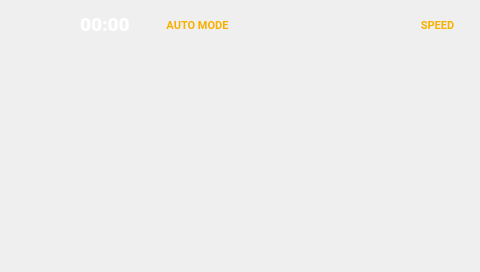
<?xml version="1.0" encoding="UTF-8"?>
<ui version="4.0">
 <class>MainWindow</class>
 <widget class="QMainWindow" name="MainWindow">
  <property name="geometry">
   <rect>
    <x>0</x>
    <y>0</y>
    <width>480</width>
    <height>272</height>
   </rect>
  </property>
  <property name="sizePolicy">
   <sizepolicy hsizetype="Fixed" vsizetype="Fixed">
    <horstretch>0</horstretch>
    <verstretch>0</verstretch>
   </sizepolicy>
  </property>
  <property name="windowTitle">
   <string notr="true">MainWindow</string>
  </property>
  <widget class="QWidget" name="centralwidget">
   <widget class="QWidget" name="title" native="true">
    <property name="geometry">
     <rect>
      <x>0</x>
      <y>0</y>
      <width>480</width>
      <height>49</height>
     </rect>
    </property>
    <property name="sizePolicy">
     <sizepolicy hsizetype="Fixed" vsizetype="Fixed">
      <horstretch>0</horstretch>
      <verstretch>0</verstretch>
     </sizepolicy>
    </property>
    <property name="font">
     <font>
      <pointsize>1</pointsize>
     </font>
    </property>
    <property name="styleSheet">
     <string notr="true">background-image: url(:/title_background/png/title/rectangle.png);</string>
    </property>
    <property name="inputMethodHints">
     <set>Qt::ImhNone</set>
    </property>
    <layout class="QGridLayout" name="gridLayout">
     <property name="rightMargin">
      <number>5</number>
     </property>
     <property name="horizontalSpacing">
      <number>5</number>
     </property>
     <item row="0" column="6">
      <widget class="MyToolButton" name="volume">
       <property name="enabled">
        <bool>true</bool>
       </property>
       <property name="styleSheet">
        <string notr="true">QToolButton{background-color: transparent; border:0; color : white}</string>
       </property>
       <property name="inputMethodHints">
        <set>Qt::ImhNone</set>
       </property>
       <property name="icon">
        <iconset>
         <activeoff>:/sound/png/title/spot-icons-sound-inactive.png</activeoff>
         <activeon>:/sound/png/title/spot-icons-sound-active.png</activeon>
        </iconset>
       </property>
       <property name="iconSize">
        <size>
         <width>24</width>
         <height>18</height>
        </size>
       </property>
       <property name="checkable">
        <bool>true</bool>
       </property>
       <property name="popupMode">
        <enum>QToolButton::InstantPopup</enum>
       </property>
       <property name="toolButtonStyle">
        <enum>Qt::ToolButtonIconOnly</enum>
       </property>
      </widget>
     </item>
     <item row="0" column="4">
      <widget class="MyToolButton" name="wifi">
       <property name="enabled">
        <bool>true</bool>
       </property>
       <property name="styleSheet">
        <string notr="true">QToolButton{background-color: transparent; border:0; color : white}</string>
       </property>
       <property name="inputMethodHints">
        <set>Qt::ImhNone</set>
       </property>
       <property name="icon">
        <iconset>
         <activeoff>:/wifi/png/title/spot-icons-wifi-inactive.png</activeoff>
         <activeon>:/wifi/png/title/spot-icons-wifi-active.png</activeon>
        </iconset>
       </property>
       <property name="iconSize">
        <size>
         <width>24</width>
         <height>18</height>
        </size>
       </property>
       <property name="checkable">
        <bool>true</bool>
       </property>
       <property name="popupMode">
        <enum>QToolButton::InstantPopup</enum>
       </property>
       <property name="toolButtonStyle">
        <enum>Qt::ToolButtonIconOnly</enum>
       </property>
      </widget>
     </item>
     <item row="0" column="0">
      <widget class="QLabel" name="logo">
       <property name="text">
        <string/>
       </property>
       <property name="pixmap">
        <pixmap resource="title.qrc">:/logo/png/title/logo.png</pixmap>
       </property>
       <property name="scaledContents">
        <bool>true</bool>
       </property>
      </widget>
     </item>
     <item row="0" column="10">
      <widget class="QToolButton" name="test_mode">
       <property name="enabled">
        <bool>true</bool>
       </property>
       <property name="sizePolicy">
        <sizepolicy hsizetype="Preferred" vsizetype="Preferred">
         <horstretch>0</horstretch>
         <verstretch>0</verstretch>
        </sizepolicy>
       </property>
       <property name="font">
        <font>
         <family>Roboto</family>
         <pointsize>8</pointsize>
         <weight>75</weight>
         <bold>true</bold>
         <kerning>false</kerning>
        </font>
       </property>
       <property name="styleSheet">
        <string notr="true">QToolButton{background-color: transparent; border:0; color : rgb(248,176,0)}</string>
       </property>
       <property name="inputMethodHints">
        <set>Qt::ImhNone</set>
       </property>
       <property name="text">
        <string>SPEED</string>
       </property>
       <property name="iconSize">
        <size>
         <width>24</width>
         <height>18</height>
        </size>
       </property>
       <property name="checkable">
        <bool>true</bool>
       </property>
       <property name="checked">
        <bool>false</bool>
       </property>
       <property name="popupMode">
        <enum>QToolButton::InstantPopup</enum>
       </property>
       <property name="toolButtonStyle">
        <enum>Qt::ToolButtonIconOnly</enum>
       </property>
      </widget>
     </item>
     <item row="0" column="3">
      <widget class="MyToolButton" name="help">
       <property name="enabled">
        <bool>true</bool>
       </property>
       <property name="font">
        <font>
         <kerning>true</kerning>
        </font>
       </property>
       <property name="styleSheet">
        <string notr="true">QToolButton{background-color: transparent; border:0; color : white}</string>
       </property>
       <property name="inputMethodHints">
        <set>Qt::ImhNone</set>
       </property>
       <property name="icon">
        <iconset>
         <activeoff>:/help/png/title/spot-icons-help-inactive.png</activeoff>
         <activeon>:/help/png/title/spot-icons-help-active.png</activeon>
        </iconset>
       </property>
       <property name="iconSize">
        <size>
         <width>24</width>
         <height>18</height>
        </size>
       </property>
       <property name="checkable">
        <bool>true</bool>
       </property>
       <property name="popupMode">
        <enum>QToolButton::DelayedPopup</enum>
       </property>
       <property name="toolButtonStyle">
        <enum>Qt::ToolButtonIconOnly</enum>
       </property>
      </widget>
     </item>
     <item row="0" column="2">
      <widget class="QLabel" name="chip_mode">
       <property name="sizePolicy">
        <sizepolicy hsizetype="Minimum" vsizetype="Preferred">
         <horstretch>0</horstretch>
         <verstretch>0</verstretch>
        </sizepolicy>
       </property>
       <property name="minimumSize">
        <size>
         <width>45</width>
         <height>0</height>
        </size>
       </property>
       <property name="font">
        <font>
         <family>Roboto</family>
         <pointsize>8</pointsize>
         <weight>75</weight>
         <bold>true</bold>
        </font>
       </property>
       <property name="styleSheet">
        <string notr="true">QLabel{background-color: transparent; border:0; color : rgb(248,176,0)}</string>
       </property>
       <property name="text">
        <string>AUTO MODE</string>
       </property>
       <property name="alignment">
        <set>Qt::AlignCenter</set>
       </property>
       <property name="wordWrap">
        <bool>true</bool>
       </property>
      </widget>
     </item>
     <item row="0" column="9">
      <widget class="MyToolButton" name="profile_icon">
       <property name="enabled">
        <bool>true</bool>
       </property>
       <property name="styleSheet">
        <string notr="true">QToolButton{background-color: transparent; border:0; color : white}</string>
       </property>
       <property name="inputMethodHints">
        <set>Qt::ImhNone</set>
       </property>
       <property name="icon">
        <iconset>
         <activeoff>:/profile/png/title/spot-icons-profile-inactive.png</activeoff>
         <activeon>:/profile/png/title/spot-icons-profile-active.png</activeon>
        </iconset>
       </property>
       <property name="iconSize">
        <size>
         <width>24</width>
         <height>18</height>
        </size>
       </property>
       <property name="checkable">
        <bool>true</bool>
       </property>
       <property name="popupMode">
        <enum>QToolButton::InstantPopup</enum>
       </property>
       <property name="toolButtonStyle">
        <enum>Qt::ToolButtonIconOnly</enum>
       </property>
      </widget>
     </item>
     <item row="0" column="8">
      <widget class="MyToolButton" name="setting">
       <property name="enabled">
        <bool>true</bool>
       </property>
       <property name="styleSheet">
        <string notr="true">QToolButton{background-color: transparent; border:0; color : white}</string>
       </property>
       <property name="inputMethodHints">
        <set>Qt::ImhNone</set>
       </property>
       <property name="icon">
        <iconset>
         <activeoff>:/setting/png/title/spot-icons-settings-inactive.png</activeoff>
         <activeon>:/setting/png/title/spot-icons-settings-active.png</activeon>
        </iconset>
       </property>
       <property name="iconSize">
        <size>
         <width>24</width>
         <height>18</height>
        </size>
       </property>
       <property name="checkable">
        <bool>true</bool>
       </property>
       <property name="popupMode">
        <enum>QToolButton::InstantPopup</enum>
       </property>
       <property name="toolButtonStyle">
        <enum>Qt::ToolButtonIconOnly</enum>
       </property>
      </widget>
     </item>
     <item row="0" column="1">
      <widget class="QLabel" name="time_label">
       <property name="font">
        <font>
         <family>Roboto Black</family>
         <pointsize>14</pointsize>
        </font>
       </property>
       <property name="styleSheet">
        <string notr="true">.QLabel{background-color: transparent; border:0; color :white}</string>
       </property>
       <property name="text">
        <string notr="true">00:00</string>
       </property>
      </widget>
     </item>
    </layout>
   </widget>
   <widget class="MyStackedWidget" name="slot_1">
    <property name="geometry">
     <rect>
      <x>0</x>
      <y>49</y>
      <width>96</width>
      <height>224</height>
     </rect>
    </property>
    <property name="sizePolicy">
     <sizepolicy hsizetype="Fixed" vsizetype="Fixed">
      <horstretch>0</horstretch>
      <verstretch>0</verstretch>
     </sizepolicy>
    </property>
    <property name="styleSheet">
     <string notr="true"/>
    </property>
    <property name="currentIndex">
     <number>-1</number>
    </property>
   </widget>
   <widget class="MyStackedWidget" name="slot_2">
    <property name="geometry">
     <rect>
      <x>96</x>
      <y>49</y>
      <width>96</width>
      <height>224</height>
     </rect>
    </property>
    <property name="sizePolicy">
     <sizepolicy hsizetype="Fixed" vsizetype="Fixed">
      <horstretch>0</horstretch>
      <verstretch>0</verstretch>
     </sizepolicy>
    </property>
    <property name="styleSheet">
     <string notr="true"/>
    </property>
    <property name="currentIndex">
     <number>-1</number>
    </property>
   </widget>
   <widget class="MyStackedWidget" name="slot_3">
    <property name="geometry">
     <rect>
      <x>192</x>
      <y>49</y>
      <width>96</width>
      <height>224</height>
     </rect>
    </property>
    <property name="sizePolicy">
     <sizepolicy hsizetype="Fixed" vsizetype="Fixed">
      <horstretch>0</horstretch>
      <verstretch>0</verstretch>
     </sizepolicy>
    </property>
    <property name="styleSheet">
     <string notr="true"/>
    </property>
    <property name="currentIndex">
     <number>-1</number>
    </property>
   </widget>
   <widget class="MyStackedWidget" name="slot_4">
    <property name="geometry">
     <rect>
      <x>288</x>
      <y>49</y>
      <width>96</width>
      <height>224</height>
     </rect>
    </property>
    <property name="sizePolicy">
     <sizepolicy hsizetype="Fixed" vsizetype="Fixed">
      <horstretch>0</horstretch>
      <verstretch>0</verstretch>
     </sizepolicy>
    </property>
    <property name="styleSheet">
     <string notr="true"/>
    </property>
    <property name="currentIndex">
     <number>-1</number>
    </property>
   </widget>
   <widget class="MyStackedWidget" name="slot_5">
    <property name="geometry">
     <rect>
      <x>384</x>
      <y>49</y>
      <width>96</width>
      <height>224</height>
     </rect>
    </property>
    <property name="sizePolicy">
     <sizepolicy hsizetype="Fixed" vsizetype="Fixed">
      <horstretch>0</horstretch>
      <verstretch>0</verstretch>
     </sizepolicy>
    </property>
    <property name="styleSheet">
     <string notr="true"/>
    </property>
    <property name="currentIndex">
     <number>-1</number>
    </property>
   </widget>
  </widget>
 </widget>
 <customwidgets>
  <customwidget>
   <class>MyToolButton</class>
   <extends>QToolButton</extends>
   <header>MyToolButton</header>
  </customwidget>
  <customwidget>
   <class>MyStackedWidget</class>
   <extends>QStackedWidget</extends>
   <header location="global">MyStackedWidget</header>
   <container>1</container>
  </customwidget>
 </customwidgets>
 <resources>
  <include location="title.qrc"/>
 </resources>
 <connections/>
</ui>
